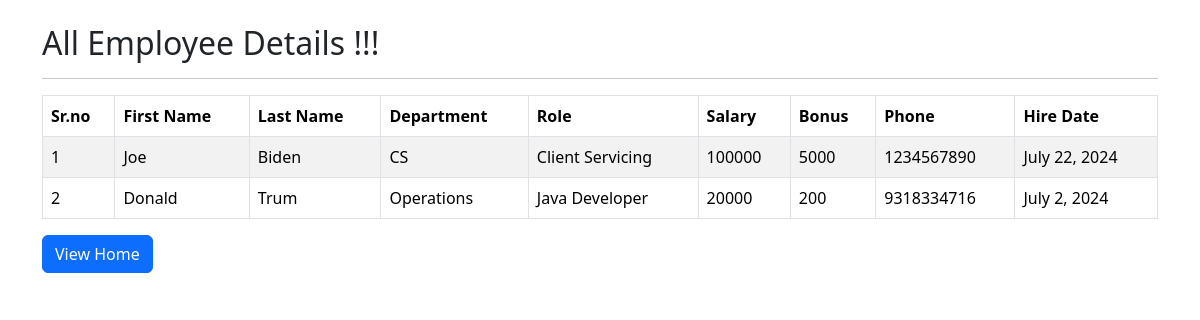
The app's page /all_emp with its own data.
### emp_app/models.py (models this page shows, shortened)
class Employee(models.Model):
    first_name = models.CharField(max_length=100, null=False)
    last_name = models.CharField(max_length=100, null=False)
    dept = models.ForeignKey('Department', on_delete=models.CASCADE)
    salary = models.IntegerField(default=0)
    bonus = models.IntegerField(default=0)
    role = models.ForeignKey('Role', on_delete=models.CASCADE)
    phone = models.CharField(max_length=15, default='')  # Adjust length as needed
    hire_date = models.DateField()

class Department(models.Model):
    name = models.CharField(max_length=100,null=False)
    location= models.CharField(max_length=100)

class Role(models.Model):
    name=models.CharField(max_length=100, null=False)

### emp_app/views.py (the view)
# urls.py: path('all_emp', views.all_emp, name='all_emp'),
def all_emp(request):
    emps = Employee.objects.all()
    context = {
        'emps': emps,
    }
    return render(request, "all_emp.html", context)

### emp_app/templates/all_emp.html (shortened to what this page needs)
<!DOCTYPE html>
<html lang="en">
<head>
    <link href="https://cdn.jsdelivr.net/npm/bootstrap@5.3.3/dist/css/bootstrap.min.css" rel="stylesheet">
</head>
<body>
    <div class="container">
        <h2 class="mt-4">All Employee Details !!!</h2>
        <hr>
        <table class="table table-striped table-bordered">
            <thead>
                <tr>
                    <th>Sr.no</th>
                    <th>First Name</th>
                    <th>Last Name</th>
                    <th>Department</th>
                    <th>Role</th>
                    <th>Salary</th>
                    <th>Bonus</th>
                    <th>Phone</th>
                    <th>Hire Date</th>
                </tr>
            </thead>
            <tbody>
                {% for emp in emps %}
                    <tr>
                        <td>{{ forloop.counter }}</td>
                        <td>{{ emp.first_name }}</td>
                        <td>{{ emp.last_name }}</td>
                        <td>{{ emp.dept.name }}</td>
                        <td>{{ emp.role.name }}</td>
                        <td>{{ emp.salary }}</td>
                        <td>{{ emp.bonus }}</td>
                        <td>{{ emp.phone }}</td>
                        <td>{{ emp.hire_date }}</td>
                    </tr>
                {% endfor %}
            </tbody>
        </table>
        <a class="btn btn-primary" href="{% url 'index' %}" role="button">View Home</a>
    </div>
</body>
</html>

### records on screen
Employee: first_name "Joe", last_name "Biden", dept.name "CS", role.name "Client Servicing", salary "100000", bonus "5000", phone "1234567890", hire_date "July 22, 2024"
Employee: first_name "Donald", last_name "Trum", dept.name "Operations", role.name "Java Developer", salary "20000", bonus "200", phone "9318334716", hire_date "July 2, 2024"
